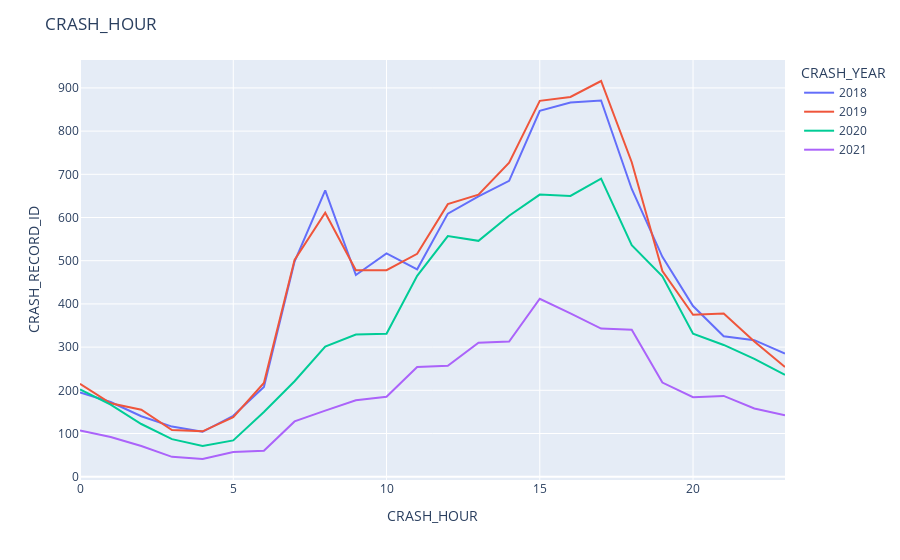
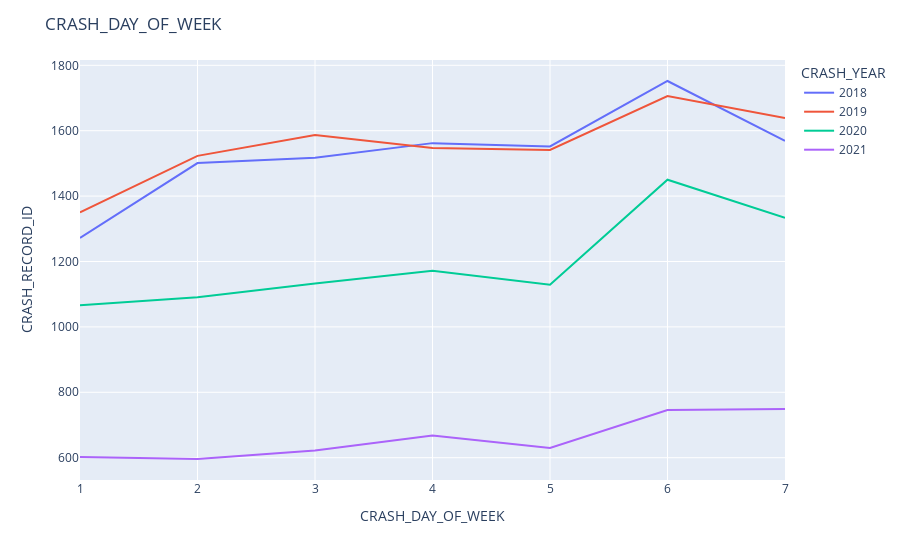
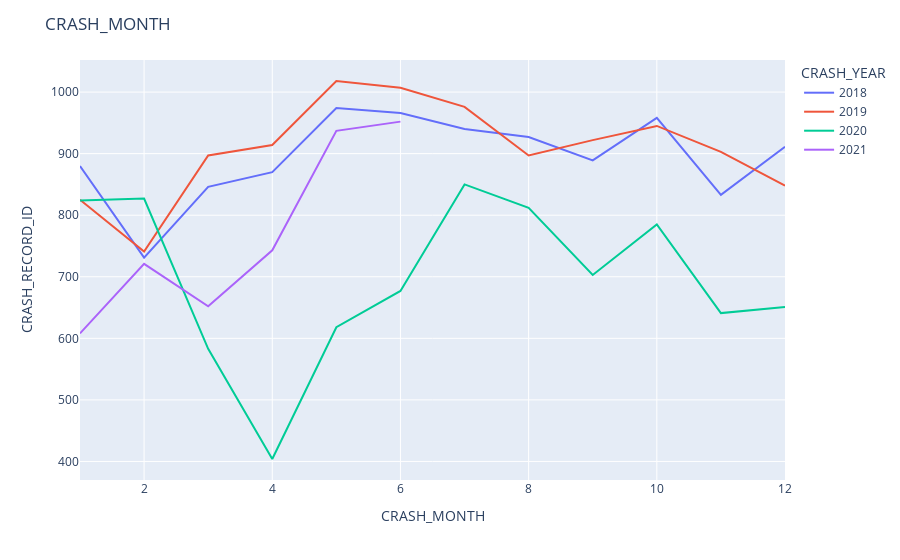

Here is the notebook cell these charts were saved with, in order:
### Code cell
for fig in figs:
    fig.show()

### Figure 1 — Plotly figure (JSON) as saved in the notebook; plotly's stock layout.template omitted (floating-point values rounded to 4 significant figures)
{"data": [{"hovertemplate": "CRASH_YEAR=2018<br>CRASH_HOUR=%{x}<br>CRASH_RECORD_ID=%{y}<extra></extra>", "legendgroup": "2018", "line": {"color": "#636efa", "dash": "solid"}, "mode": "lines", "name": "2018", "orientation": "v", "showlegend": true, "type": "scatter", "x": [0, 1, 2, 3, 4, 5, 6, 7, 8, 9, 10, 11, 12, 13, 14, 15, 16, 17, 18, 19, 20, 21, 22, 23], "xaxis": "x", "y": [195, 173, 140, 116, 104, 141, 208, 498, 663, 467, 517, 480, 609, 649, 685, 847, 866, 871, 666, 509, 395, 325, 316, 285], "yaxis": "y"}, {"hovertemplate": "CRASH_YEAR=2019<br>CRASH_HOUR=%{x}<br>CRASH_RECORD_ID=%{y}<extra></extra>", "legendgroup": "2019", "line": {"color": "#EF553B", "dash": "solid"}, "mode": "lines", "name": "2019", "orientation": "v", "showlegend": true, "type": "scatter", "x": [0, 1, 2, 3, 4, 5, 6, 7, 8, 9, 10, 11, 12, 13, 14, 15, 16, 17, 18, 19, 20, 21, 22, 23], "xaxis": "x", "y": [215, 170, 155, 108, 105, 138, 217, 502, 611, 478, 478, 516, 631, 653, 727, 870, 879, 916, 728, 476, 375, 378, 313, 254], "yaxis": "y"}, {"hovertemplate": "CRASH_YEAR=2020<br>CRASH_HOUR=%{x}<br>CRASH_RECORD_ID=%{y}<extra></extra>", "legendgroup": "2020", "line": {"color": "#00cc96", "dash": "solid"}, "mode": "lines", "name": "2020", "orientation": "v", "showlegend": true, "type": "scatter", "x": [0, 1, 2, 3, 4, 5, 6, 7, 8, 9, 10, 11, 12, 13, 14, 15, 16, 17, 18, 19, 20, 21, 22, 23], "xaxis": "x", "y": [202, 167, 122, 87, 71, 84, 150, 221, 301, 329, 331, 465, 557, 546, 604, 653, 650, 690, 536, 464, 331, 305, 273, 236], "yaxis": "y"}, {"hovertemplate": "CRASH_YEAR=2021<br>CRASH_HOUR=%{x}<br>CRASH_RECORD_ID=%{y}<extra></extra>", "legendgroup": "2021", "line": {"color": "#ab63fa", "dash": "solid"}, "mode": "lines", "name": "2021", "orientation": "v", "showlegend": true, "type": "scatter", "x": [0, 1, 2, 3, 4, 5, 6, 7, 8, 9, 10, 11, 12, 13, 14, 15, 16, 17, 18, 19, 20, 21, 22, 23], "xaxis": "x", "y": [107, 92, 71, 46, 41, 57, 60, 128, 153, 177, 185, 254, 257, 310, 313, 412, 378, 343, 340, 218, 184, 187, 158, 142], "yaxis": "y"}], "layout": {"legend": {"title": {"text": "CRASH_YEAR"}, "tracegroupgap": 0}, "margin": {"t": 60}, "title": {"text": "CRASH_HOUR"}, "xaxis": {"anchor": "y", "domain": [0, 1], "title": {"text": "CRASH_HOUR"}}, "yaxis": {"anchor": "x", "domain": [0, 1], "title": {"text": "CRASH_RECORD_ID"}}}}

### Figure 2 — Plotly figure (JSON) as saved in the notebook; plotly's stock layout.template omitted (floating-point values rounded to 4 significant figures)
{"data": [{"hovertemplate": "CRASH_YEAR=2018<br>CRASH_DAY_OF_WEEK=%{x}<br>CRASH_RECORD_ID=%{y}<extra></extra>", "legendgroup": "2018", "line": {"color": "#636efa", "dash": "solid"}, "mode": "lines", "name": "2018", "orientation": "v", "showlegend": true, "type": "scatter", "x": [1, 2, 3, 4, 5, 6, 7], "xaxis": "x", "y": [1272, 1501, 1517, 1562, 1552, 1752, 1569], "yaxis": "y"}, {"hovertemplate": "CRASH_YEAR=2019<br>CRASH_DAY_OF_WEEK=%{x}<br>CRASH_RECORD_ID=%{y}<extra></extra>", "legendgroup": "2019", "line": {"color": "#EF553B", "dash": "solid"}, "mode": "lines", "name": "2019", "orientation": "v", "showlegend": true, "type": "scatter", "x": [1, 2, 3, 4, 5, 6, 7], "xaxis": "x", "y": [1350, 1523, 1587, 1547, 1541, 1706, 1639], "yaxis": "y"}, {"hovertemplate": "CRASH_YEAR=2020<br>CRASH_DAY_OF_WEEK=%{x}<br>CRASH_RECORD_ID=%{y}<extra></extra>", "legendgroup": "2020", "line": {"color": "#00cc96", "dash": "solid"}, "mode": "lines", "name": "2020", "orientation": "v", "showlegend": true, "type": "scatter", "x": [1, 2, 3, 4, 5, 6, 7], "xaxis": "x", "y": [1066, 1091, 1133, 1172, 1129, 1450, 1334], "yaxis": "y"}, {"hovertemplate": "CRASH_YEAR=2021<br>CRASH_DAY_OF_WEEK=%{x}<br>CRASH_RECORD_ID=%{y}<extra></extra>", "legendgroup": "2021", "line": {"color": "#ab63fa", "dash": "solid"}, "mode": "lines", "name": "2021", "orientation": "v", "showlegend": true, "type": "scatter", "x": [1, 2, 3, 4, 5, 6, 7], "xaxis": "x", "y": [602, 596, 622, 668, 630, 746, 749], "yaxis": "y"}], "layout": {"legend": {"title": {"text": "CRASH_YEAR"}, "tracegroupgap": 0}, "margin": {"t": 60}, "title": {"text": "CRASH_DAY_OF_WEEK"}, "xaxis": {"anchor": "y", "domain": [0, 1], "title": {"text": "CRASH_DAY_OF_WEEK"}}, "yaxis": {"anchor": "x", "domain": [0, 1], "title": {"text": "CRASH_RECORD_ID"}}}}

### Figure 3 — Plotly figure (JSON) as saved in the notebook; plotly's stock layout.template omitted (floating-point values rounded to 4 significant figures)
{"data": [{"hovertemplate": "CRASH_YEAR=2018<br>CRASH_MONTH=%{x}<br>CRASH_RECORD_ID=%{y}<extra></extra>", "legendgroup": "2018", "line": {"color": "#636efa", "dash": "solid"}, "mode": "lines", "name": "2018", "orientation": "v", "showlegend": true, "type": "scatter", "x": [1, 2, 3, 4, 5, 6, 7, 8, 9, 10, 11, 12], "xaxis": "x", "y": [880, 731, 846, 870, 974, 966, 940, 927, 889, 958, 833, 911], "yaxis": "y"}, {"hovertemplate": "CRASH_YEAR=2019<br>CRASH_MONTH=%{x}<br>CRASH_RECORD_ID=%{y}<extra></extra>", "legendgroup": "2019", "line": {"color": "#EF553B", "dash": "solid"}, "mode": "lines", "name": "2019", "orientation": "v", "showlegend": true, "type": "scatter", "x": [1, 2, 3, 4, 5, 6, 7, 8, 9, 10, 11, 12], "xaxis": "x", "y": [825, 741, 897, 914, 1018, 1007, 976, 897, 922, 945, 903, 848], "yaxis": "y"}, {"hovertemplate": "CRASH_YEAR=2020<br>CRASH_MONTH=%{x}<br>CRASH_RECORD_ID=%{y}<extra></extra>", "legendgroup": "2020", "line": {"color": "#00cc96", "dash": "solid"}, "mode": "lines", "name": "2020", "orientation": "v", "showlegend": true, "type": "scatter", "x": [1, 2, 3, 4, 5, 6, 7, 8, 9, 10, 11, 12], "xaxis": "x", "y": [824, 827, 583, 404, 618, 677, 850, 812, 703, 785, 641, 651], "yaxis": "y"}, {"hovertemplate": "CRASH_YEAR=2021<br>CRASH_MONTH=%{x}<br>CRASH_RECORD_ID=%{y}<extra></extra>", "legendgroup": "2021", "line": {"color": "#ab63fa", "dash": "solid"}, "mode": "lines", "name": "2021", "orientation": "v", "showlegend": true, "type": "scatter", "x": [1, 2, 3, 4, 5, 6], "xaxis": "x", "y": [608, 721, 652, 743, 937, 952], "yaxis": "y"}], "layout": {"legend": {"title": {"text": "CRASH_YEAR"}, "tracegroupgap": 0}, "margin": {"t": 60}, "title": {"text": "CRASH_MONTH"}, "xaxis": {"anchor": "y", "domain": [0, 1], "title": {"text": "CRASH_MONTH"}}, "yaxis": {"anchor": "x", "domain": [0, 1], "title": {"text": "CRASH_RECORD_ID"}}}}
